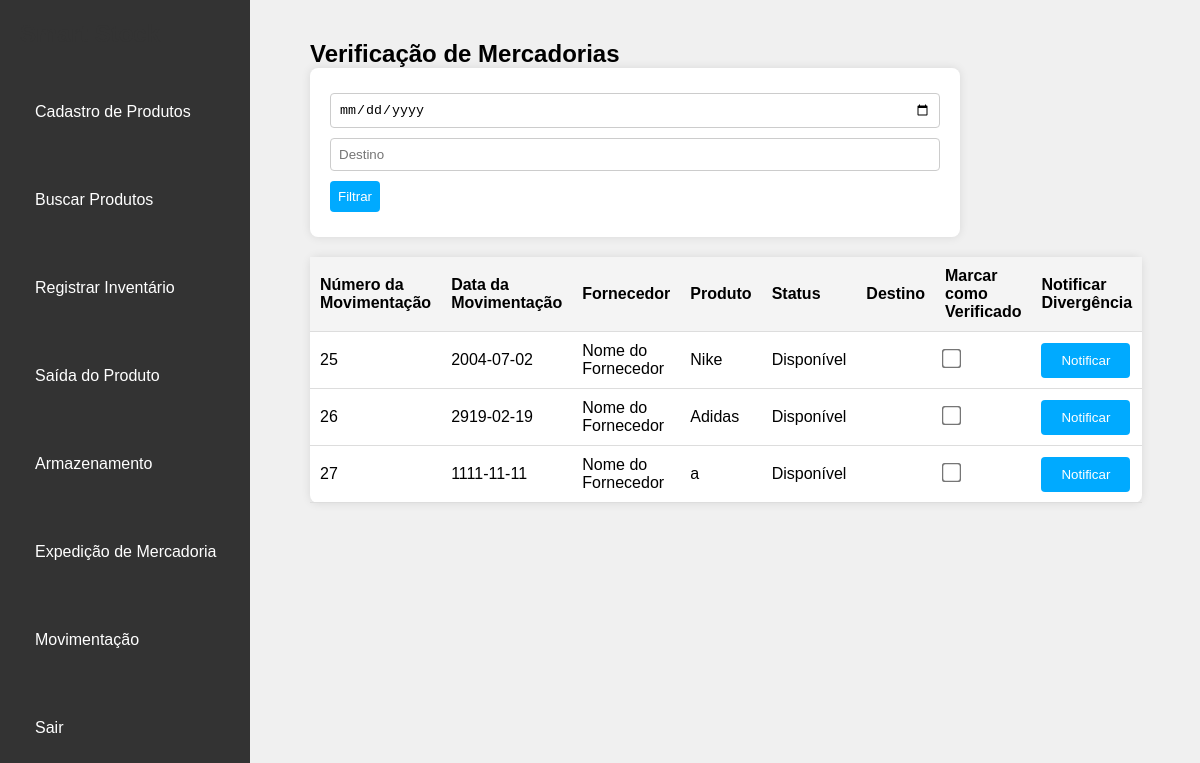
Before: /view/ExpediçãodeMercadoria.php (signed in) with the older database file.
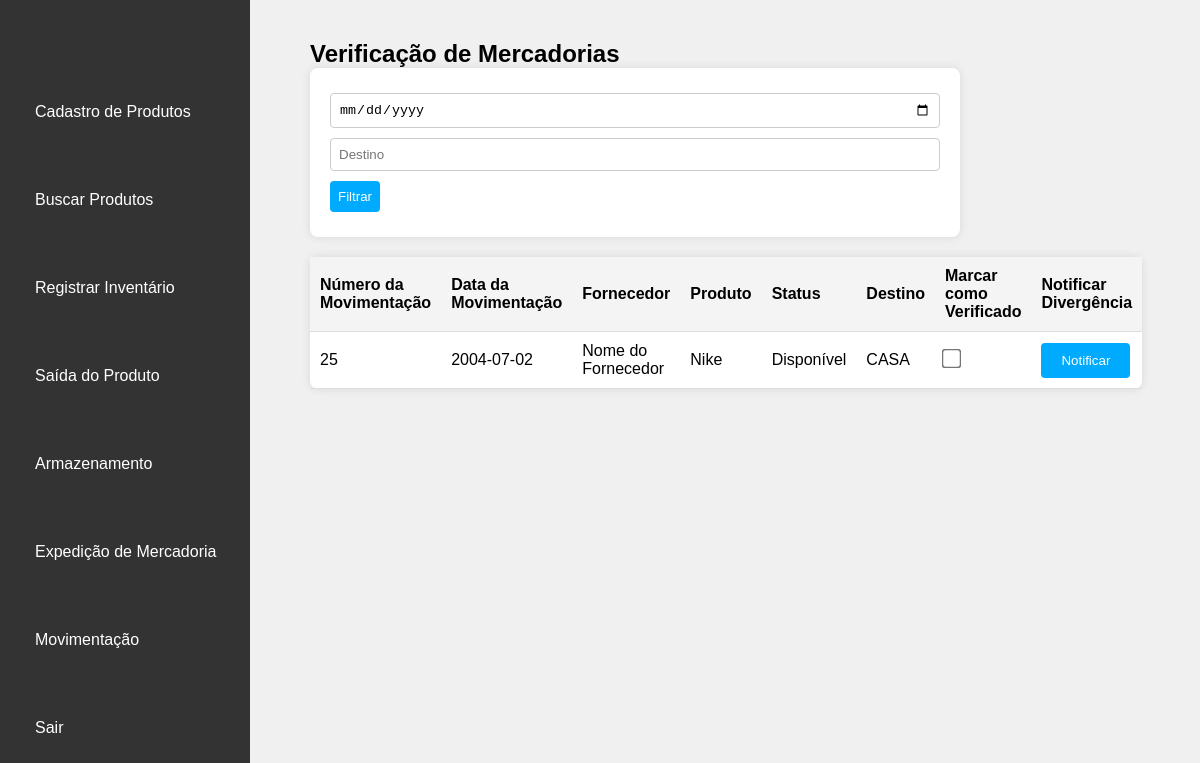
After: the same page with the newer database file.
### tables this page shows
CREATE TABLE `produto` (
  `produto_id` int NOT NULL,
  `nome` varchar(255) NOT NULL,
  `marca` varchar(100) DEFAULT NULL,
  `peso` decimal(10,2) DEFAULT NULL,
  `dimensoes` varchar(100) DEFAULT NULL,
  `numero_lote` varchar(50) DEFAULT NULL,
  `numero_serie` varchar(50) DEFAULT NULL,
  `codigo_barras` varchar(50) DEFAULT NULL,
  `fornecedor_id` int DEFAULT NULL,
  `data_fabricacao` date DEFAULT NULL,
  `data_validade` date DEFAULT NULL,
  `quantidade_reservada` int DEFAULT '0',
  `status_produto` varchar(50) DEFAULT 'Disponível',
  `categoria` varchar(100) DEFAULT NULL
);

CREATE TABLE `fornecedor` (
  `fornecedor_id` int NOT NULL,
  `nome` varchar(255) NOT NULL,
  `telefone` varchar(20) DEFAULT NULL,
  `email` varchar(255) DEFAULT NULL,
  `cnpj` varchar(20) DEFAULT NULL,
  `rua` varchar(255) DEFAULT NULL,
  `numero` varchar(10) DEFAULT NULL,
  `complemento` varchar(50) DEFAULT NULL,
  `bairro` varchar(100) DEFAULT NULL,
  `cidade` varchar(100) DEFAULT NULL,
  `estado` varchar(50) DEFAULT NULL,
  `cep` varchar(10) DEFAULT NULL
);

CREATE TABLE `saida` (
  `saida_id` int NOT NULL,
  `produto_id` int NOT NULL,
  `quantidade` int NOT NULL,
  `data_saida` datetime DEFAULT CURRENT_TIMESTAMP,
  `cliente` varchar(255) NOT NULL,
  `destino` varchar(255) NOT NULL,
  `fornecedor_id` int NOT NULL
);

### view/ExpediçãodeMercadoria.php (the view, shortened to what this page needs)
<!DOCTYPE html>
<html lang="pt-br">
<head>
    <link rel="stylesheet" href="../css/header.css">
    <link rel="stylesheet" href="../css/index.css">
    <link rel="stylesheet" href="../css/ExpediçãodeMercadoria.css">
</head>
<body>
    <header id="header">
        <nav id="navbar">
            <h1 id="system-name">Smart Stock</h1>
            <ul id="nav">
                <li class="nav-item"><a href="cadastroProduto.php">Cadastro de Produtos</a></li>
                <li class="nav-item"><a href="listaProduto.php">Buscar Produtos</a></li>
                <li class="nav-item"><a href="registrarInventario.php">Registrar Inventário</a></li>
                <li class="nav-item"><a href="registrarSaidaProduto.php">Saída do Produto</a></li>
                <li class="nav-item"><a href="Armazenamento.php">Armazenamento</a></li>
                <li class="nav-item"><a href="ExpediçãodeMercadoria.php">Expedição de Mercadoria</a></li>
                <li class="nav-item"><a href="movimentacao.php">Movimentação</a></li>
                <li class="nav-item"><a href="../index.php">Sair</a></li>
            </ul>
        </nav>
    </header>
    <div class="container">
        <main class="content">
            <section class="Verificacao">
                <h2>Verificação de Mercadorias</h2>
                <div class="filter">
                    <input type="date" id="dataVerificacao" placeholder="Data de Verificação">
                    <input type="text" id="destino" placeholder="Destino">
                    <button id="filterBtn" onclick="filtrarDados()">Filtrar</button>
                </div>
                <table>
                    <thead>
                        <tr>
                            <th>Número da Movimentação</th>
                            <th>Data da Movimentação</th>
                            <th>Fornecedor</th>
                            <th>Produto</th>
                            <th>Status</th>
                            <th>Destino</th>
                            <th>Marcar como Verificado</th>
                            <th>Notificar Divergência</th>
                        </tr>
                    </thead>
                    <tbody id="tableBody">
                        <?php
                        $conexao = Conexao::conectar();
                        $sql = "SELECT
            p.produto_id AS numero_pedido,
            p.data_fabricacao AS data_pedido,
            f.nome AS fornecedor,
            p.nome AS produto,
            p.status_produto AS status,
            s.destino
        FROM
            produto AS p
        LEFT JOIN
            fornecedor AS f ON p.fornecedor_id = f.fornecedor_id
        LEFT JOIN
            produto_localizacao AS lp ON p.produto_id = lp.produto_id
        LEFT JOIN
            localizacao AS l ON lp.localizacao_id = l.localizacao_id
        LEFT JOIN
            saida AS s ON p.produto_id = s.produto_id";
                        $result = $conexao->query($sql);
                        if ($result && $result->rowCount() > 0) {
                            while ($row = $result->fetch(PDO::FETCH_ASSOC)) {
                                echo "<tr>";
                                echo "<td>" . htmlspecialchars($row['numero_pedido']) . "</td>";
                                echo "<td>" . htmlspecialchars($row['data_pedido']) . "</td>";
                                echo "<td>" . htmlspecialchars($row['fornecedor']) . "</td>";
                                echo "<td>" . htmlspecialchars($row['produto']) . "</td>";
                                echo "<td class='status-available'>" . htmlspecialchars($row['status']) . "</td>";
                                echo "<td>" . htmlspecialchars($row['destino']) . "</td>";
                                echo "<td><input type='checkbox' class='checkbox' onclick='markVerified(this)'></td>";
                                echo "<td><button class='notifyBtn' onclick='notifyDiscrepancy(this)'>Notificar</button></td>";
                                echo "</tr>";
                            }
                        } else {
                            echo "<tr><td colspan='8'>Nenhum produto encontrado</td></tr>";
                        }
                        ?>
                    </tbody>
                </table>
            </section>
        </main>
    </div>
</body>
</html>

Changed rows visible on the page:
no longer on this page (row unchanged): produto: produto_id "25", data_fabricacao "2004-07-02", fornecedor.nome "Nome do Fornecedor", nome "Nike", status_produto "Disponível"
removed produto: produto_id "26", data_fabricacao "2919-02-19", fornecedor.nome "Nome do Fornecedor", nome "Adidas", status_produto "Disponível"
removed produto: produto_id "27", data_fabricacao "1111-11-11", fornecedor.nome "Nome do Fornecedor", nome "a", status_produto "Disponível"
added saida: produto.produto_id "25", produto.data_fabricacao "2004-07-02", fornecedor.nome "Nome do Fornecedor", produto.nome "Nike", produto.status_produto "Disponível", destino "CASA"
